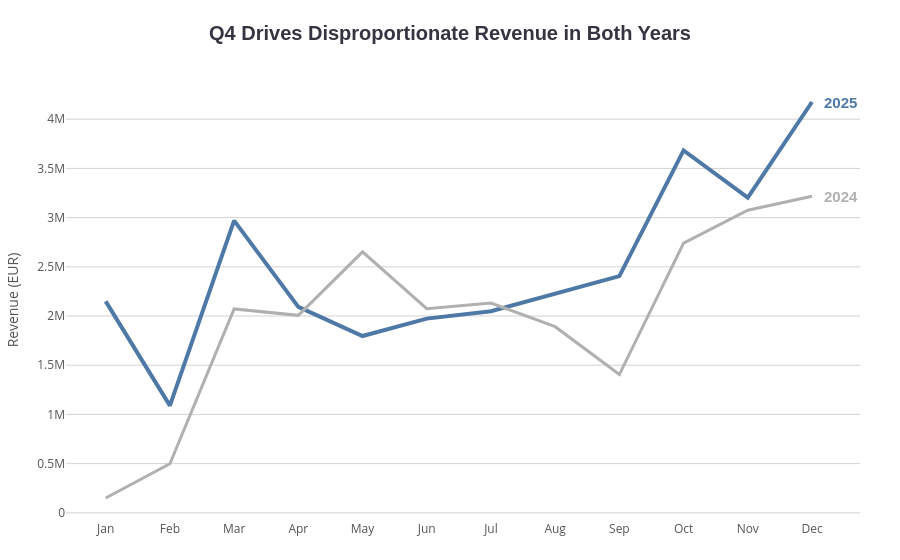

Notebook code cell kept with this figure:
### Code cell
df_2024 = df_trend[df_trend['Year'] == 2024]
df_2025 = df_trend[df_trend['Year'] == 2025]

last_month_2024 = df_2024['Month_Name'].iloc[-1]
last_val_2024 = df_2024['DealValueEUR'].iloc[-1]

last_month_2025 = df_2025['Month_Name'].iloc[-1]
last_val_2025 = df_2025['DealValueEUR'].iloc[-1]

fig = go.Figure()

fig.add_trace(go.Scatter(
    x=df_2025['Month_Name'],
    y=df_2025['DealValueEUR'],
    mode='lines+text',
    name='2025 Revenue',
    line=dict(color=BLUE, width=4),
    showlegend=False,
))

fig.add_trace(go.Scatter(
    x=df_2024['Month_Name'],
    y=df_2024['DealValueEUR'],
    mode='lines',
    name='2024 Revenue',
    line=dict(color=GRAY, width=3),
    showlegend=False,
))

fig.update_layout(
    title=dict(
        text='Q4 Drives Disproportionate Revenue in Both Years',
        x=0.5
    )
)
fig.update_layout(**layout_updates)

fig.update_xaxes(
    showgrid=False,
    zeroline=False,
)
fig.update_yaxes(
    title='Revenue (EUR)',
    gridcolor='lightgray',
    zeroline=False
)

fig.add_annotation(
    x=last_month_2024,
    y=last_val_2024,
    text='2024',
    showarrow=False,
    xanchor='left',
    xshift=10,
    font=dict(color=GRAY, size=15, weight='bold', family='Arial, sans-serif'),
)
fig.add_annotation(
    x=last_month_2025,
    y=last_val_2025,
    text='2025',
    showarrow=False,
    xanchor='left',
    xshift=10,
    font=dict(color=BLUE, size=15, weight='bold', family='Arial, sans-serif'),
)

fig.show()
fig.write_image("../images/charts/seasonality.png", width=1100, height=450, scale=2)

### Figure 1 — Plotly figure (JSON) as saved in the notebook; plotly's stock layout.template omitted (floating-point values rounded to 4 significant figures)
{"data": [{"line": {"color": "#4E79A7", "width": 4}, "mode": "lines+text", "name": "2025 Revenue", "showlegend": false, "type": "scatter", "x": ["Jan", "Feb", "Mar", "Apr", "May", "Jun", "Jul", "Aug", "Sep", "Oct", "Nov", "Dec"], "y": [2149000.0, 1090000.0, 2969000.0, 2093000.0, 1797000.0, 1974000.0, 2048000.0, 2229000.0, 2406000.0, 3683000.0, 3204000.0, 4175000.0]}, {"line": {"color": "#B0B0B0", "width": 3}, "mode": "lines", "name": "2024 Revenue", "showlegend": false, "type": "scatter", "x": ["Jan", "Feb", "Mar", "Apr", "May", "Jun", "Jul", "Aug", "Sep", "Oct", "Nov", "Dec"], "y": [150700.0, 498200.0, 2072000.0, 2007000.0, 2651000.0, 2075000.0, 2131000.0, 1892000.0, 1405000.0, 2740000.0, 3075000.0, 3216000.0]}], "layout": {"annotations": [{"font": {"color": "#B0B0B0", "family": "Arial, sans-serif", "size": 15, "weight": "bold"}, "showarrow": false, "text": "2024", "x": "Dec", "xanchor": "left", "xshift": 10, "y": 3216395}, {"font": {"color": "#4E79A7", "family": "Arial, sans-serif", "size": 15, "weight": "bold"}, "showarrow": false, "text": "2025", "x": "Dec", "xanchor": "left", "xshift": 10, "y": 4174838}], "font": {"color": "#555555"}, "margin": {"b": 40, "l": 40, "r": 40, "t": 80}, "paper_bgcolor": "white", "plot_bgcolor": "white", "title": {"font": {"color": "#343541", "family": "Arial, sans-serif", "size": 20, "weight": "bold"}, "text": "Q4 Drives Disproportionate Revenue in Both Years", "x": 0.5}, "xaxis": {"showgrid": false, "zeroline": false}, "yaxis": {"gridcolor": "lightgray", "title": {"text": "Revenue (EUR)"}, "zeroline": false}}}
